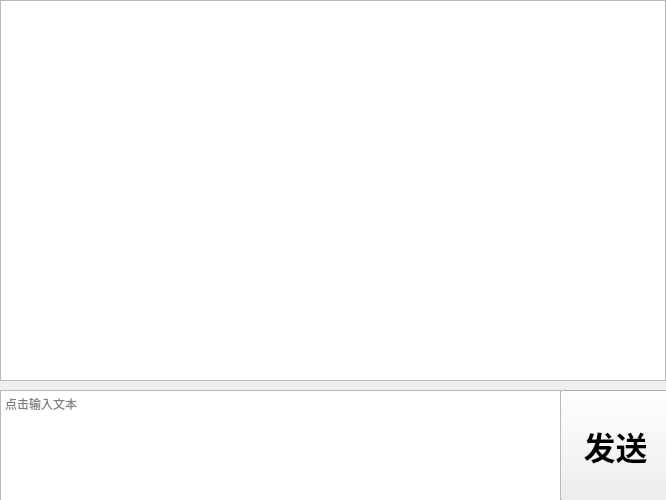
<?xml version="1.0" encoding="UTF-8"?>
<ui version="4.0">
 <class>GUI_chat</class>
 <widget class="QWidget" name="GUI_chat">
  <property name="geometry">
   <rect>
    <x>0</x>
    <y>0</y>
    <width>666</width>
    <height>500</height>
   </rect>
  </property>
  <property name="windowTitle">
   <string>聊天</string>
  </property>
  <widget class="QTextBrowser" name="textBrowser">
   <property name="geometry">
    <rect>
     <x>0</x>
     <y>0</y>
     <width>666</width>
     <height>381</height>
    </rect>
   </property>
  </widget>
  <widget class="QPushButton" name="butt_send">
   <property name="geometry">
    <rect>
     <x>560</x>
     <y>390</y>
     <width>111</width>
     <height>111</height>
    </rect>
   </property>
   <property name="font">
    <font>
     <family>微软雅黑</family>
     <pointsize>24</pointsize>
     <weight>75</weight>
     <bold>true</bold>
    </font>
   </property>
   <property name="text">
    <string>发送</string>
   </property>
  </widget>
  <widget class="QPlainTextEdit" name="plainTextEdit">
   <property name="geometry">
    <rect>
     <x>0</x>
     <y>390</y>
     <width>561</width>
     <height>111</height>
    </rect>
   </property>
   <property name="placeholderText">
    <string>点击输入文本</string>
   </property>
  </widget>
 </widget>
 <layoutdefault spacing="6" margin="11"/>
 <resources/>
 <connections>
  <connection>
   <sender>butt_send</sender>
   <signal>clicked()</signal>
   <receiver>GUI_chat</receiver>
   <slot>sendMessage()</slot>
   <hints>
    <hint type="sourcelabel">
     <x>653</x>
     <y>450</y>
    </hint>
    <hint type="destinationlabel">
     <x>435</x>
     <y>-8</y>
    </hint>
   </hints>
  </connection>
 </connections>
 <slots>
  <slot>sendMessage()</slot>
 </slots>
</ui>
